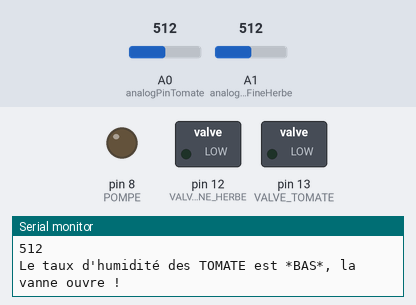
The sketch below on a simulated Arduino Uno, built with avr-gcc and run on an emulated ATmega328P. Shown: switched loads named in the sketch (green lamp = pin HIGH), output pins drawn as LEDs (lit = HIGH), the last lines printed to the serial monitor. The test bench sets the inputs (shaded band); at power-on: A0 (analogPinTomate) = 512, A1 (analogPinFineHerbe) = 512.

Above: at 4.8 s.
4.9 s: A0 (analogPinTomate) set to 316
9.9 s: A0 (analogPinTomate) set to 287
At 13.0 s:
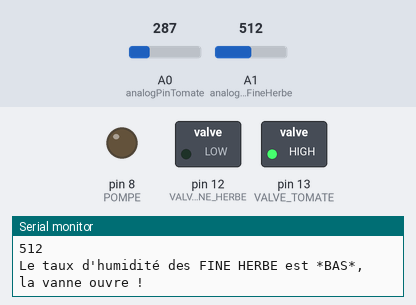
14.9 s: A1 (analogPinFineHerbe) set to 312
19.9 s: A1 (analogPinFineHerbe) set to 287
At 22.7 s:
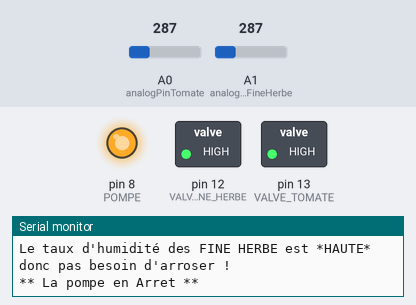
24.9 s: A0 (analogPinTomate) set to 306
At 28.3 s:
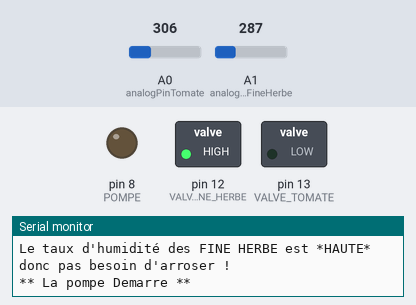
29.9 s: A0 (analogPinTomate) set to 290
At 32.24 s:
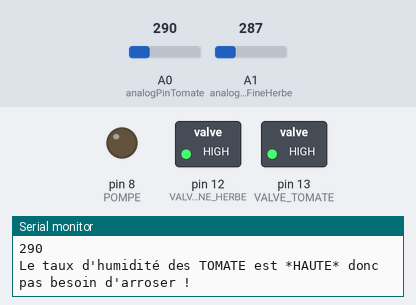
Timing chart, 0 to 33.8 s (numbered marks = the images above; inputs shaded):
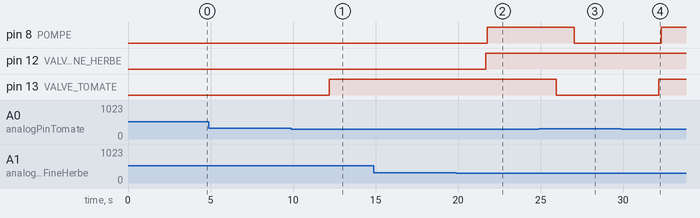

Measured:
- the behaviour switches between 300 and 299 on A0 (analogPinTomate) (found by bisection; images 0 and 1)
- the behaviour switches between 300 and 299 on A1 (analogPinFineHerbe) (found by bisection; images 1 and 2)
- after the input at 9.9 s, pin 13 (VALVE_TOMATE): LOW → HIGH after 2.3 s
- after the input at 19.9 s, pin 8 (POMPE): LOW → HIGH after 1.9 s; pin 12 (VALVE_FINE_HERBE): LOW → HIGH after 1.8 s
- after the input at 24.9 s, pin 8 (POMPE): HIGH → LOW after 2.1 s; pin 13 (VALVE_TOMATE): HIGH → LOW after 1.1 s
- after the input at 29.9 s, pin 8 (POMPE): LOW → HIGH after 2.4 s; pin 13 (VALVE_TOMATE): LOW → HIGH after 2.3 s

The sketch:

jardinautov1.2.ino
```cpp
/*
 * TOMATE
 */
int analogPinTomate = A0;
int analogTomateValue;
int limitTomate = 300;
bool etatValveTomate = false;
/*
 * FINE HERBE
 */
int analogPinFineHerbe = A1;
int analogFineHerbeValue;
int limitFineHerbe = 300;
bool etatValveFineHerbe = false;

void setup() {
  Serial.begin(9600);
  pinMode(13, OUTPUT);//VALVE TOMATE
  pinMode(12, OUTPUT);//VALVE FINE HERBE

  pinMode(8, OUTPUT);//POMPE
}

void loop() {

  analogTomateValue = analogRead(analogPinTomate);
  analogFineHerbeValue = analogRead(analogPinFineHerbe);
  /*
   * TOMATE
   */
  Serial.println("Analog TOMATE valeur : ");
  Serial.println(analogTomateValue);
  if (analogTomateValue<limitTomate) {
  digitalWrite(13, HIGH);
  etatValveTomate = false;
  Serial.println("Le taux d'humidité des TOMATE est *HAUTE* donc pas besoin d'arroser !");
  }
  else {
  digitalWrite(13, LOW);
  Serial.println("Le taux d'humidité des TOMATE est *BAS*, la vanne ouvre !");
  delay(1000);
  etatValveTomate = true;
  }

  /*
   * FINE HERBE
   */
  Serial.println("Analog Fine Herbe valeur : ");
  Serial.println(analogFineHerbeValue);
  if (analogFineHerbeValue<limitFineHerbe) {
  digitalWrite(12, HIGH);
  etatValveFineHerbe = false;
  Serial.println("Le taux d'humidité des FINE HERBE est *HAUTE* donc pas besoin d'arroser !");
  }
  else {
  digitalWrite(12, LOW);
  Serial.println("Le taux d'humidité des FINE HERBE est *BAS*, la vanne ouvre !");
  delay(1000);
  etatValveFineHerbe = true;
  }

  if(etatValveTomate || etatValveFineHerbe){
    digitalWrite(8, LOW);
    Serial.println("** La pompe Demarre **");
  }
  else{
    digitalWrite(8, HIGH);
    Serial.println("** La pompe en Arret **");
  }
  delay(2000);


}
```
